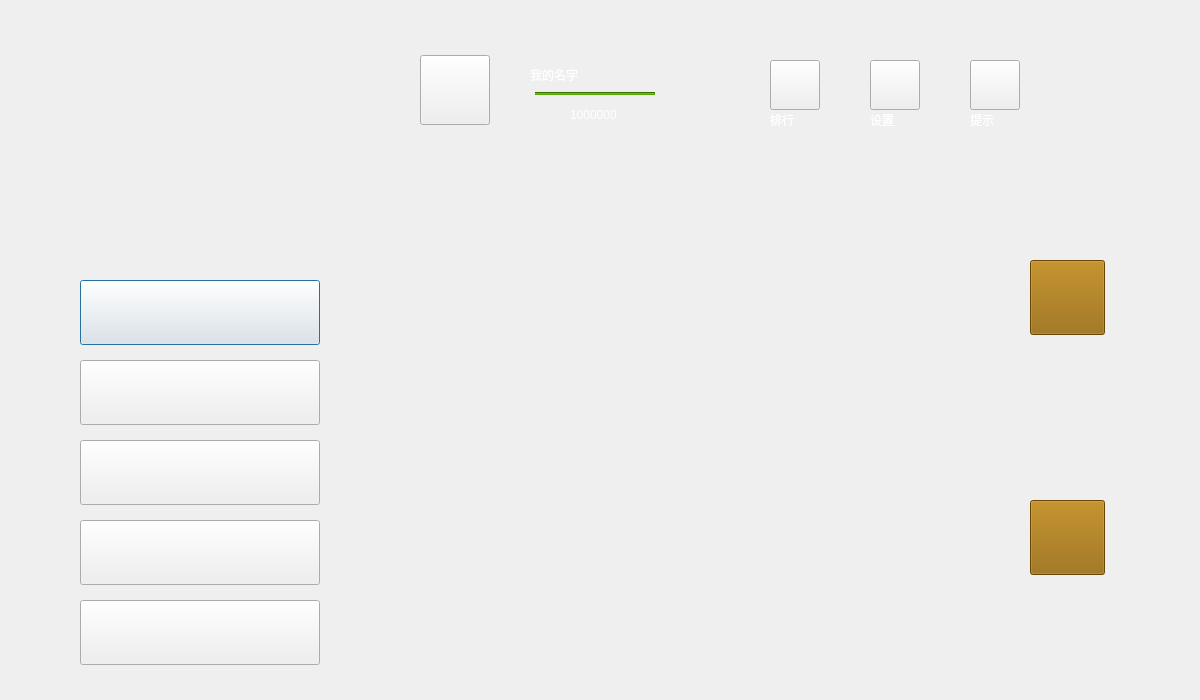
<?xml version="1.0" encoding="UTF-8"?>
<ui version="4.0">
 <class>roomlist</class>
 <widget class="QDialog" name="roomlist">
  <property name="geometry">
   <rect>
    <x>0</x>
    <y>0</y>
    <width>1200</width>
    <height>700</height>
   </rect>
  </property>
  <property name="sizePolicy">
   <sizepolicy hsizetype="Preferred" vsizetype="Preferred">
    <horstretch>0</horstretch>
    <verstretch>0</verstretch>
   </sizepolicy>
  </property>
  <property name="windowTitle">
   <string>欢迎来到德州扑克</string>
  </property>
  <property name="windowIcon">
   <iconset>
    <normaloff>../source/picture/icon/beauty.jpg</normaloff>../source/picture/icon/beauty.jpg</iconset>
  </property>
  <property name="styleSheet">
   <string notr="true">#roomlist{border-image: url(:/source/picture/background/roomList.jpg);}</string>
  </property>
  <widget class="QPushButton" name="roomlist1">
   <property name="geometry">
    <rect>
     <x>80</x>
     <y>280</y>
     <width>240</width>
     <height>65</height>
    </rect>
   </property>
   <property name="cursor">
    <cursorShape>OpenHandCursor</cursorShape>
   </property>
   <property name="styleSheet">
    <string notr="true">border-image: url(:/source/picture/background/button1.jpg);</string>
   </property>
   <property name="text">
    <string/>
   </property>
  </widget>
  <widget class="QPushButton" name="roomlist2">
   <property name="geometry">
    <rect>
     <x>80</x>
     <y>360</y>
     <width>240</width>
     <height>65</height>
    </rect>
   </property>
   <property name="cursor">
    <cursorShape>OpenHandCursor</cursorShape>
   </property>
   <property name="styleSheet">
    <string notr="true">border-image: url(:/source/picture/background/button2.jpg);</string>
   </property>
   <property name="text">
    <string/>
   </property>
  </widget>
  <widget class="QPushButton" name="roomlist3">
   <property name="geometry">
    <rect>
     <x>80</x>
     <y>440</y>
     <width>240</width>
     <height>65</height>
    </rect>
   </property>
   <property name="cursor">
    <cursorShape>OpenHandCursor</cursorShape>
   </property>
   <property name="styleSheet">
    <string notr="true">border-image: url(:/source/picture/background/button3.jpg);</string>
   </property>
   <property name="text">
    <string/>
   </property>
  </widget>
  <widget class="QPushButton" name="roomlist4">
   <property name="geometry">
    <rect>
     <x>80</x>
     <y>520</y>
     <width>240</width>
     <height>65</height>
    </rect>
   </property>
   <property name="cursor">
    <cursorShape>OpenHandCursor</cursorShape>
   </property>
   <property name="styleSheet">
    <string notr="true">border-image: url(:/source/picture/background/button4.jpg);</string>
   </property>
   <property name="text">
    <string/>
   </property>
  </widget>
  <widget class="QPushButton" name="roomlist5">
   <property name="geometry">
    <rect>
     <x>80</x>
     <y>600</y>
     <width>240</width>
     <height>65</height>
    </rect>
   </property>
   <property name="cursor">
    <cursorShape>OpenHandCursor</cursorShape>
   </property>
   <property name="styleSheet">
    <string notr="true">border-image: url(:/source/picture/background/button5.jpg);</string>
   </property>
   <property name="text">
    <string/>
   </property>
  </widget>
  <widget class="QPushButton" name="rank">
   <property name="geometry">
    <rect>
     <x>770</x>
     <y>60</y>
     <width>50</width>
     <height>50</height>
    </rect>
   </property>
   <property name="cursor">
    <cursorShape>OpenHandCursor</cursorShape>
   </property>
   <property name="toolTip">
    <string/>
   </property>
   <property name="styleSheet">
    <string notr="true">border-image: url(:/source/picture/icon/rank.jpg);</string>
   </property>
   <property name="text">
    <string/>
   </property>
  </widget>
  <widget class="QPushButton" name="setting">
   <property name="geometry">
    <rect>
     <x>870</x>
     <y>60</y>
     <width>50</width>
     <height>50</height>
    </rect>
   </property>
   <property name="cursor">
    <cursorShape>OpenHandCursor</cursorShape>
   </property>
   <property name="styleSheet">
    <string notr="true">border-image: url(:/source/picture/icon/setting.jpg);</string>
   </property>
   <property name="text">
    <string/>
   </property>
  </widget>
  <widget class="QPushButton" name="tips">
   <property name="geometry">
    <rect>
     <x>970</x>
     <y>60</y>
     <width>50</width>
     <height>50</height>
    </rect>
   </property>
   <property name="cursor">
    <cursorShape>OpenHandCursor</cursorShape>
   </property>
   <property name="styleSheet">
    <string notr="true">border-image: url(:/source/picture/icon/tips.jpg);</string>
   </property>
   <property name="text">
    <string/>
   </property>
  </widget>
  <widget class="QLabel" name="label_rank">
   <property name="geometry">
    <rect>
     <x>770</x>
     <y>110</y>
     <width>50</width>
     <height>20</height>
    </rect>
   </property>
   <property name="contextMenuPolicy">
    <enum>Qt::DefaultContextMenu</enum>
   </property>
   <property name="layoutDirection">
    <enum>Qt::LeftToRight</enum>
   </property>
   <property name="styleSheet">
    <string notr="true">border-image: url();
color: rgb(255, 255, 255);
font: 75 12pt &quot;宋体&quot;;</string>
   </property>
   <property name="text">
    <string>排行</string>
   </property>
  </widget>
  <widget class="QLabel" name="label_setting">
   <property name="geometry">
    <rect>
     <x>870</x>
     <y>110</y>
     <width>50</width>
     <height>20</height>
    </rect>
   </property>
   <property name="styleSheet">
    <string notr="true">border-image: url();
color: rgb(255, 255, 255);
font: 75 12pt &quot;宋体&quot;;</string>
   </property>
   <property name="text">
    <string>设置</string>
   </property>
  </widget>
  <widget class="QLabel" name="label_tips">
   <property name="geometry">
    <rect>
     <x>970</x>
     <y>110</y>
     <width>50</width>
     <height>20</height>
    </rect>
   </property>
   <property name="styleSheet">
    <string notr="true">border-image: url();
color: rgb(255, 255, 255);
font: 75 12pt &quot;宋体&quot;;</string>
   </property>
   <property name="text">
    <string>提示</string>
   </property>
  </widget>
  <widget class="QPushButton" name="person">
   <property name="geometry">
    <rect>
     <x>420</x>
     <y>55</y>
     <width>70</width>
     <height>70</height>
    </rect>
   </property>
   <property name="cursor">
    <cursorShape>OpenHandCursor</cursorShape>
   </property>
   <property name="styleSheet">
    <string notr="true">border-image: url(:/source/picture/icon/person.png);</string>
   </property>
   <property name="text">
    <string/>
   </property>
  </widget>
  <widget class="QLabel" name="userid">
   <property name="geometry">
    <rect>
     <x>530</x>
     <y>60</y>
     <width>150</width>
     <height>30</height>
    </rect>
   </property>
   <property name="styleSheet">
    <string notr="true">border-image: url();
font: 75 12pt &quot;宋体&quot;;
color: rgb(255, 255, 255);</string>
   </property>
   <property name="text">
    <string>我的名字</string>
   </property>
  </widget>
  <widget class="QLabel" name="usergold">
   <property name="geometry">
    <rect>
     <x>570</x>
     <y>100</y>
     <width>110</width>
     <height>30</height>
    </rect>
   </property>
   <property name="styleSheet">
    <string notr="true">border-image: url();
font: 75 10pt &quot;宋体&quot;;
color: rgb(255, 255, 255);</string>
   </property>
   <property name="text">
    <string>1000000</string>
   </property>
  </widget>
  <widget class="QLabel" name="label">
   <property name="geometry">
    <rect>
     <x>530</x>
     <y>100</y>
     <width>30</width>
     <height>30</height>
    </rect>
   </property>
   <property name="styleSheet">
    <string notr="true">border-image: url(:/source/picture/icon/chouma.png);</string>
   </property>
   <property name="text">
    <string/>
   </property>
  </widget>
  <widget class="Line" name="line">
   <property name="geometry">
    <rect>
     <x>535</x>
     <y>92</y>
     <width>120</width>
     <height>3</height>
    </rect>
   </property>
   <property name="styleSheet">
    <string notr="true">border-image: url();
background-color: rgb(85, 170, 0);</string>
   </property>
   <property name="orientation">
    <enum>Qt::Horizontal</enum>
   </property>
  </widget>
  <widget class="QWidget" name="room_list" native="true">
   <property name="geometry">
    <rect>
     <x>500</x>
     <y>240</y>
     <width>450</width>
     <height>360</height>
    </rect>
   </property>
  </widget>
  <widget class="QPushButton" name="pageup">
   <property name="geometry">
    <rect>
     <x>1030</x>
     <y>260</y>
     <width>75</width>
     <height>75</height>
    </rect>
   </property>
   <property name="cursor">
    <cursorShape>OpenHandCursor</cursorShape>
   </property>
   <property name="styleSheet">
    <string notr="true">border-image: url(:/source/picture/icon/pageup.png);
background-color: rgb(147, 98, 0);</string>
   </property>
   <property name="text">
    <string/>
   </property>
  </widget>
  <widget class="QPushButton" name="pagedown">
   <property name="geometry">
    <rect>
     <x>1030</x>
     <y>500</y>
     <width>75</width>
     <height>75</height>
    </rect>
   </property>
   <property name="cursor">
    <cursorShape>OpenHandCursor</cursorShape>
   </property>
   <property name="styleSheet">
    <string notr="true">border-image: url(:/source/picture/icon/pagedown.png);
background-color: rgb(147, 98, 0);</string>
   </property>
   <property name="text">
    <string/>
   </property>
  </widget>
  <widget class="QLabel" name="_currentpage">
   <property name="geometry">
    <rect>
     <x>1030</x>
     <y>385</y>
     <width>75</width>
     <height>45</height>
    </rect>
   </property>
   <property name="text">
    <string/>
   </property>
  </widget>
 </widget>
 <resources/>
 <connections/>
</ui>
